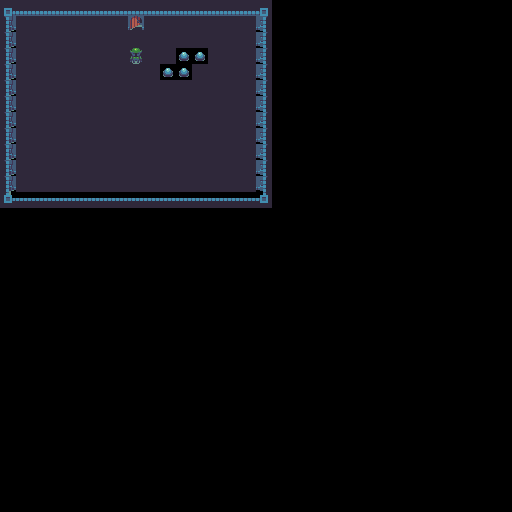

Rendered tile map (Tiled .tmx) drawn with the repository's tilesets; below, a short description and the map source with its tile grids summarised:
An orthogonal 32x32 tile map with 16x16 px tiles, 2 tile layers (Tile Layer 1, Entities) and 1 object.

<map version="1.2" tiledversion="1.3.2" orientation="orthogonal" renderorder="right-down" compressionlevel="0" width="32" height="32" tilewidth="16" tileheight="16" infinite="0" nextlayerid="4" nextobjectid="2">
 <tileset firstgid="1" source="../GameScreen/dungeonTileSet.tsx" />
 <layer id="1" name="Tile Layer 1" width="32" height="32">
  <data>[1024 cells, 221 non-empty, 10 distinct tile ids]</data>
 </layer>
 <objectgroup id="2" name="EntityObjectLayer">
  <object id="1" gid="173" x="128" y="30" width="16" height="16">
   <properties>
    <property name="LevelToGoTo" value="Level1" />
   </properties>
  </object>
 </objectgroup>
 <layer id="3" name="Entities" width="32" height="32">
  <data>[1024 cells, 2 non-empty, 2 distinct tile ids]</data>
 </layer>
</map>
